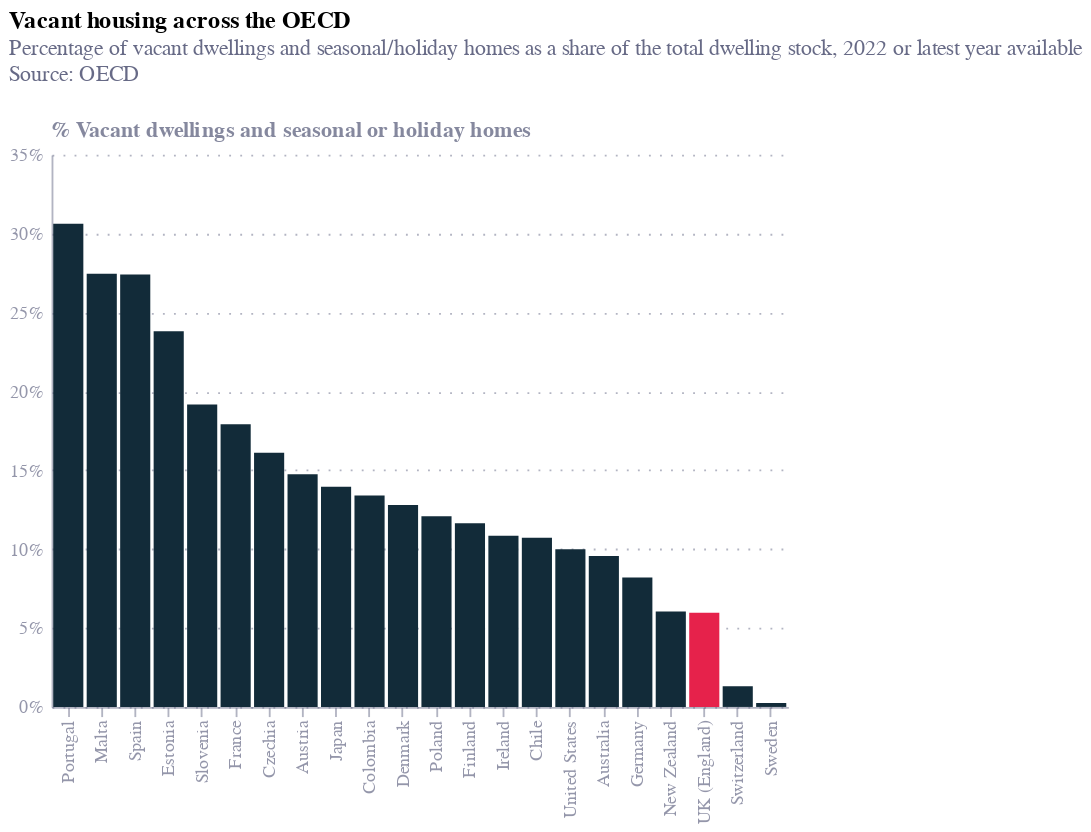

The notebook cell this image was saved under:
### Code cell
chart = alt.Chart(oecd_housing).mark_bar().encode(
    x=alt.X(
        'Country:O', 
        title=None, 
        axis=alt.Axis(labelAngle=270),
        sort=alt.EncodingSortField(
            field='percentage vacant dwellings and seasonal or holiday homes',  
            order='descending'  
        )
    ),
    y=alt.Y(
        'percentage vacant dwellings and seasonal or holiday homes:Q', 
        axis=alt.Axis(title='% Vacant dwellings and seasonal or holiday homes',  format='%')
    ),
    color=alt.condition(
        alt.datum.Country == 'UK (England)',  
        alt.value('#E6224B'),
        alt.value('#122B39')
    ),
)

chart = chart.properties(
    title={
        "text": ["Vacant housing across the OECD"],
        "subtitle": ["Percentage of vacant dwellings and seasonal/holiday homes as a share of the total dwelling stock, 2022 or latest year available", "Source: OECD", ""],
        "subtitleColor": "#676A86",
        "anchor": "start"
    }
)

chart

### Figure 1 — Vega-Lite specification as saved in the notebook (floating-point values rounded to 4 significant figures)
{"config": {"font": "Circular Std", "mark": {"line": {"interpolate": "monotone"}}, "view": {"stroke": "transparent", "width": 400, "height": 300}, "range": {"category": ["#36B7B4", "#E6224B", "#F4C245", "#0063AF", "#00A767", "#179FDB", "#EB5C2E"], "diverging": ["#E6224B", "#E54753", "#C9C9C9", "#179FDB", "#122B39"], "heatmap": ["#C9C9C9", "#179FDB", "#0063AF", "#122B39"], "ordinal": ["#00A767", "#36B7B4", "#179FDB", "#0063AF", "#243B5A"]}, "axisX": {"domainColor": "#676A86", "domainOpacity": 0.5, "grid": false, "labelAngle": 0, "labelColor": "#676A86", "labelOpacity": 0.7, "orient": "bottom", "tickColor": "#676A86", "tickCount": 10, "tickOpacity": 0.5, "title": false, "titleAlign": "center", "titleAnchor": "middle", "titleColor": "#676A86", "titleFontSize": 12, "titleOpacity": 0.8, "titleY": -15}, "axisY": {"domainColor": "#676A86", "domainOpacity": 0.5, "gridColor": "#676A86", "gridDash": [1, 5], "gridOpacity": 0.5, "labelColor": "#676A86", "labelOpacity": 0.7, "labelPadding": 5, "tickColor": "#676A86", "tickCount": 8, "tickOpacity": 0.5, "ticks": false, "titleAlign": "left", "titleAngle": 0, "titleBaseline": "bottom", "titleColor": "#676A86", "titleFontSize": 12, "titleOpacity": 0.8, "titleX": 0, "titleY": -7}}, "data": {"name": "data-a097e80f643dfa40b67322d44a3650ae"}, "mark": {"type": "bar"}, "encoding": {"color": {"condition": {"test": "(datum.Country === 'UK (England)')", "value": "#E6224B"}, "value": "#122B39"}, "x": {"axis": {"labelAngle": 270}, "field": "Country", "sort": {"field": "percentage vacant dwellings and seasonal or holiday homes", "order": "descending"}, "title": null, "type": "ordinal"}, "y": {"axis": {"format": "%", "title": "% Vacant dwellings and seasonal or holiday homes"}, "field": "percentage vacant dwellings and seasonal or holiday homes", "type": "quantitative"}}, "title": {"text": ["Vacant housing across the OECD"], "subtitle": ["Percentage of vacant dwellings and seasonal/holiday homes as a share of the total dwelling stock, 2022 or latest year available", "Source: OECD", ""], "subtitleColor": "#676A86", "anchor": "start"}, "$schema": "https://vega.github.io/schema/vega-lite/v5.8.0.json", "datasets": {"data-a097e80f643dfa40b67322d44a3650ae": [{"Country": "Portugal", "percentage vacant dwellings excluding seasonal and holiday homes": 0.1211, "percentage seasonal or holiday homes": 0.1851, "percentage vacant dwellings and seasonal or holiday homes": 0.3062}, {"Country": "Malta", "percentage vacant dwellings excluding seasonal and holiday homes": null, "percentage seasonal or holiday homes": null, "percentage vacant dwellings and seasonal or holiday homes": 0.2745}, {"Country": "Spain", "percentage vacant dwellings excluding seasonal and holiday homes": 0.1441, "percentage seasonal or holiday homes": 0.1299, "percentage vacant dwellings and seasonal or holiday homes": 0.274}, {"Country": "Estonia", "percentage vacant dwellings excluding seasonal and holiday homes": null, "percentage seasonal or holiday homes": null, "percentage vacant dwellings and seasonal or holiday homes": 0.2381}, {"Country": "Slovenia", "percentage vacant dwellings excluding seasonal and holiday homes": null, "percentage seasonal or holiday homes": null, "percentage vacant dwellings and seasonal or holiday homes": 0.1916}, {"Country": "France", "percentage vacant dwellings excluding seasonal and holiday homes": 0.08055, "percentage seasonal or holiday homes": 0.09861, "percentage vacant dwellings and seasonal or holiday homes": 0.1792}, {"Country": "Czechia", "percentage vacant dwellings excluding seasonal and holiday homes": null, "percentage seasonal or holiday homes": null, "percentage vacant dwellings and seasonal or holiday homes": 0.161}, {"Country": "Austria", "percentage vacant dwellings excluding seasonal and holiday homes": 0.08458, "percentage seasonal or holiday homes": 0.06296, "percentage vacant dwellings and seasonal or holiday homes": 0.1475}, {"Country": "Japan", "percentage vacant dwellings excluding seasonal and holiday homes": 0.1299, "percentage seasonal or holiday homes": 0.009575, "percentage vacant dwellings and seasonal or holiday homes": 0.1395}, {"Country": "Colombia", "percentage vacant dwellings excluding seasonal and holiday homes": 0.085, "percentage seasonal or holiday homes": 0.049, "percentage vacant dwellings and seasonal or holiday homes": 0.134}, {"Country": "Denmark", "percentage vacant dwellings excluding seasonal and holiday homes": 0.05895, "percentage seasonal or holiday homes": 0.06901, "percentage vacant dwellings and seasonal or holiday homes": 0.128}, {"Country": "Poland", "percentage vacant dwellings excluding seasonal and holiday homes": null, "percentage seasonal or holiday homes": null, "percentage vacant dwellings and seasonal or holiday homes": 0.1208}, {"Country": "Finland", "percentage vacant dwellings excluding seasonal and holiday homes": null, "percentage seasonal or holiday homes": null, "percentage vacant dwellings and seasonal or holiday homes": 0.1164}, {"Country": "Ireland", "percentage vacant dwellings excluding seasonal and holiday homes": 0.07692, "percentage seasonal or holiday homes": 0.03151, "percentage vacant dwellings and seasonal or holiday homes": 0.1084}, {"Country": "Chile", "percentage vacant dwellings excluding seasonal and holiday homes": null, "percentage seasonal or holiday homes": null, "percentage vacant dwellings and seasonal or holiday homes": 0.1072}, {"Country": "United States", "percentage vacant dwellings excluding seasonal and holiday homes": 0.08366, "percentage seasonal or holiday homes": 0.01626, "percentage vacant dwellings and seasonal or holiday homes": 0.09992}, {"Country": "Australia", "percentage vacant dwellings excluding seasonal and holiday homes": null, "percentage seasonal or holiday homes": null, "percentage vacant dwellings and seasonal or holiday homes": 0.09566}, {"Country": "Germany", "percentage vacant dwellings excluding seasonal and holiday homes": null, "percentage seasonal or holiday homes": null, "percentage vacant dwellings and seasonal or holiday homes": 0.082}, {"Country": "New Zealand", "percentage vacant dwellings excluding seasonal and holiday homes": null, "percentage seasonal or holiday homes": null, "percentage vacant dwellings and seasonal or holiday homes": 0.06048}, {"Country": "UK (England)", "percentage vacant dwellings excluding seasonal and holiday homes": 0.05351, "percentage seasonal or holiday homes": 0.006133, "percentage vacant dwellings and seasonal or holiday homes": 0.05965}, {"Country": "Switzerland", "percentage vacant dwellings excluding seasonal and holiday homes": null, "percentage seasonal or holiday homes": null, "percentage vacant dwellings and seasonal or holiday homes": 0.01312}, {"Country": "Sweden", "percentage vacant dwellings excluding seasonal and holiday homes": null, "percentage seasonal or holiday homes": null, "percentage vacant dwellings and seasonal or holiday homes": 0.002491}]}}
